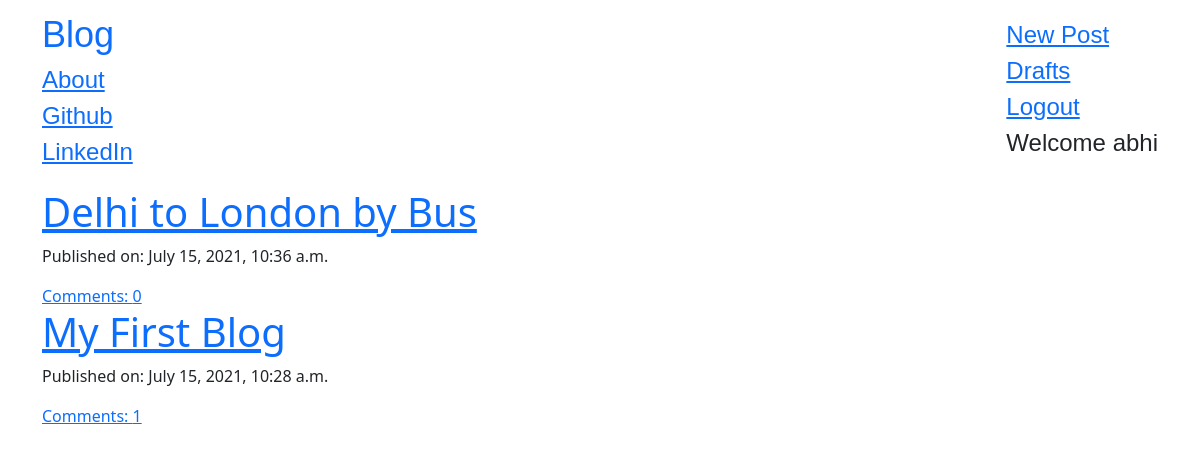
The app's page / (signed in) with its own data.
### blog/models.py (models this page shows, shortened)
class Post(models.Model):
    author=models.ForeignKey('auth.user',on_delete=models.CASCADE)
    title=models.CharField(max_length=200)
    text=models.TextField()
    created_date=models.DateTimeField(default=timezone.now)
    published_date=models.DateTimeField(blank=True,null=True)
    def approve_comments(self):
        return self.comments.filter(approved_comment=True)

### blog/views.py (the view)
# urls.py: path('',views.PostListView.as_view(),name='post_list'),
class PostListView(ListView):
    model = Post
    def get_queryset(self):
        return Post.objects.filter(published_date__lte=timezone.now()).order_by('-published_date')

### blog/templates/blog/post_list.html
{%extends 'blog/base.html'%}
{%block content%}
    <div class="centerstage">
        {% for post in post_list%}
            <div class="post">
                <h1><a href="{% url 'post_detail' pk=post.pk%}">{{post.title}}</a></h1>
                <div class="date">
                    <p>Published on: {{post.published_date}}</p>
                </div>
                <a href="{%url 'post_detail' pk=post.pk%}">Comments: {{post.approve_comments.count}}</a>
            </div>
        {%endfor%}
    </div>
{%endblock%}

### blog/templates/blog/base.html (shortened to what this page needs)
<!doctype html>
<html lang="en">
  {%load static%}
  <head>
    <link href="https://cdn.jsdelivr.net/npm/bootstrap@5.0.0-beta2/dist/css/bootstrap.min.css" rel="stylesheet">
    <link rel="stylesheet" href="//cdn.jsdelivr.net/npm/medium-editor@latest/dist/css/medium-editor.min.css" type="text/css" media="screen" charset="utf-8">
  </head>
  <body class="loader">
    <nav class="navbar navbar-default techfont custom-navbar">
        <div class="container">
            <ul class="nav navbar-nav">
                <li><a class="navbar-brand bigbrand" href="{%url 'post_list'%}">Blog</a></li>
                <li><a href="{% url 'about'%}">About</a></li>
                <li><a href="https://www.github.com">Github</a></li>
                <li><a href="https://linkedin.com">LinkedIn</a></li>
            </ul>
            <ul class="nav navbar-nav navbar-right">
                {% if user.is_authenticated%}
                <li><a href="{%url 'post_new'%}">New Post</a></li>
                <li><a href="{%url 'post_draft_list'%}">Drafts</a></li>
                <li><a href="{%url 'logout'%}">Logout</a></li>
                <li><a>Welcome {{user.username}}</a></li>
                {%else%} <li><a class='nav navbar-right' href="{% url 'login' %}" ><span class="glyphicon glyphicon-user" aria-hidden="true">Login</span></a></li>
                {%endif%}
            </ul>
        </div>
    </nav>
    <div class="content container">
        <div class="row">
            <div class="col-md-8">
                <div class="blog_posts">
                    {%block content%}
                    {%endblock%}
                </div>
            </div>
        </div>
    </div>
  </body>
</html>

### blog/static/css/blog.css (style rules this page uses)
.techfont { font-family: 'Russo One', sans-serif; font-size: 1.5em; margin-bottom: 10px; }
.centerstage { margin-left: auto; margin-right: auto; }
.bigbrand { font-size: 1.5em; }
.loader { filter:hue-rotate(0deg); color: linear-gradient(45deg,#0f8,#08f); animation:hue 5000ms infinite linear; }

### records on screen
Post: title "Delhi to London by Bus", published_date "July 15, 2021, 10:36 a.m.", approve_comments.count "0"
Post: title "My First Blog", published_date "July 15, 2021, 10:28 a.m.", approve_comments.count "1"

### other values on screen
{{ user.username }} "abhi"
